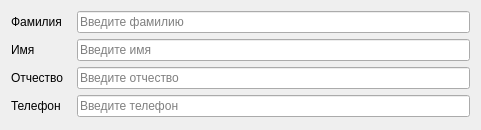
<?xml version="1.0" encoding="UTF-8"?>
<ui version="4.0">
 <class>Form</class>
 <widget class="QWidget" name="Form">
  <property name="geometry">
   <rect>
    <x>0</x>
    <y>0</y>
    <width>481</width>
    <height>130</height>
   </rect>
  </property>
  <property name="minimumSize">
   <size>
    <width>0</width>
    <height>0</height>
   </size>
  </property>
  <property name="windowTitle">
   <string>Form</string>
  </property>
  <layout class="QHBoxLayout" name="horizontalLayout_5">
   <item>
    <layout class="QVBoxLayout" name="verticalLayout">
     <item>
      <layout class="QHBoxLayout" name="horizontalLayout">
       <item>
        <widget class="QLabel" name="label">
         <property name="minimumSize">
          <size>
           <width>60</width>
           <height>0</height>
          </size>
         </property>
         <property name="text">
          <string>Фамилия</string>
         </property>
        </widget>
       </item>
       <item>
        <widget class="QLineEdit" name="lineEdit">
         <property name="placeholderText">
          <string>Введите фамилию</string>
         </property>
        </widget>
       </item>
      </layout>
     </item>
     <item>
      <layout class="QHBoxLayout" name="horizontalLayout_2">
       <item>
        <widget class="QLabel" name="label_2">
         <property name="minimumSize">
          <size>
           <width>60</width>
           <height>0</height>
          </size>
         </property>
         <property name="text">
          <string>Имя</string>
         </property>
        </widget>
       </item>
       <item>
        <widget class="QLineEdit" name="lineEdit_2">
         <property name="placeholderText">
          <string>Введите имя</string>
         </property>
        </widget>
       </item>
      </layout>
     </item>
     <item>
      <layout class="QHBoxLayout" name="horizontalLayout_3">
       <item>
        <widget class="QLabel" name="label_3">
         <property name="minimumSize">
          <size>
           <width>60</width>
           <height>0</height>
          </size>
         </property>
         <property name="text">
          <string>Отчество</string>
         </property>
        </widget>
       </item>
       <item>
        <widget class="QLineEdit" name="lineEdit_3">
         <property name="text">
          <string/>
         </property>
         <property name="placeholderText">
          <string>Введите отчество</string>
         </property>
        </widget>
       </item>
      </layout>
     </item>
     <item>
      <layout class="QHBoxLayout" name="horizontalLayout_4">
       <item>
        <widget class="QLabel" name="label_4">
         <property name="minimumSize">
          <size>
           <width>60</width>
           <height>0</height>
          </size>
         </property>
         <property name="text">
          <string>Телефон</string>
         </property>
        </widget>
       </item>
       <item>
        <widget class="QLineEdit" name="lineEdit_4">
         <property name="text">
          <string/>
         </property>
         <property name="placeholderText">
          <string>Введите телефон</string>
         </property>
        </widget>
       </item>
      </layout>
     </item>
    </layout>
   </item>
  </layout>
 </widget>
 <resources/>
 <connections/>
</ui>
